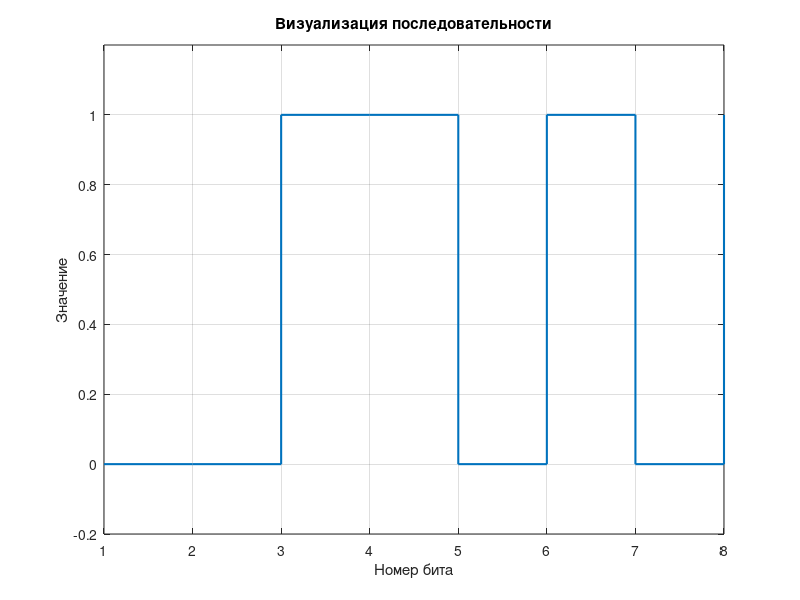
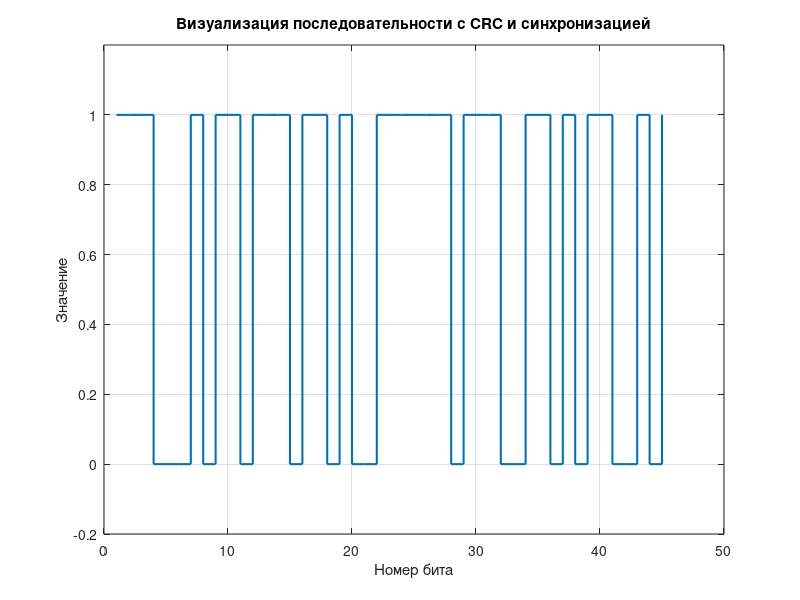
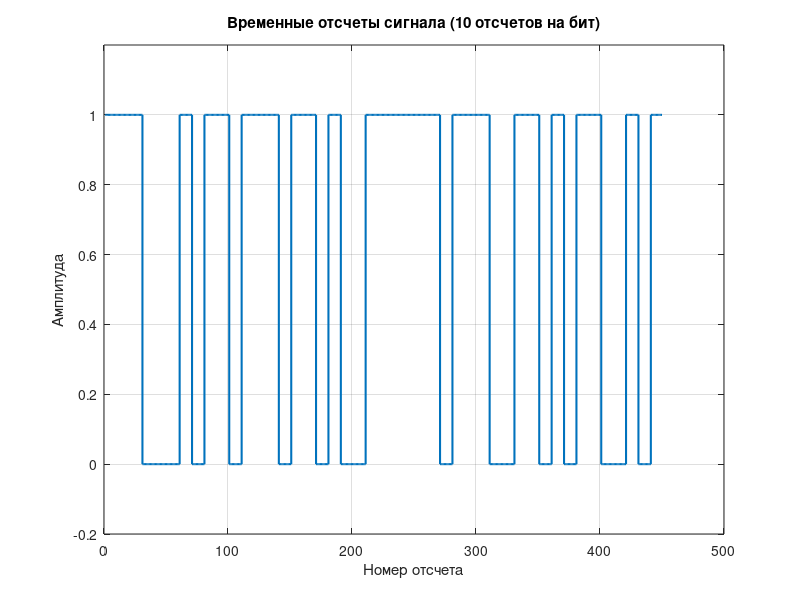
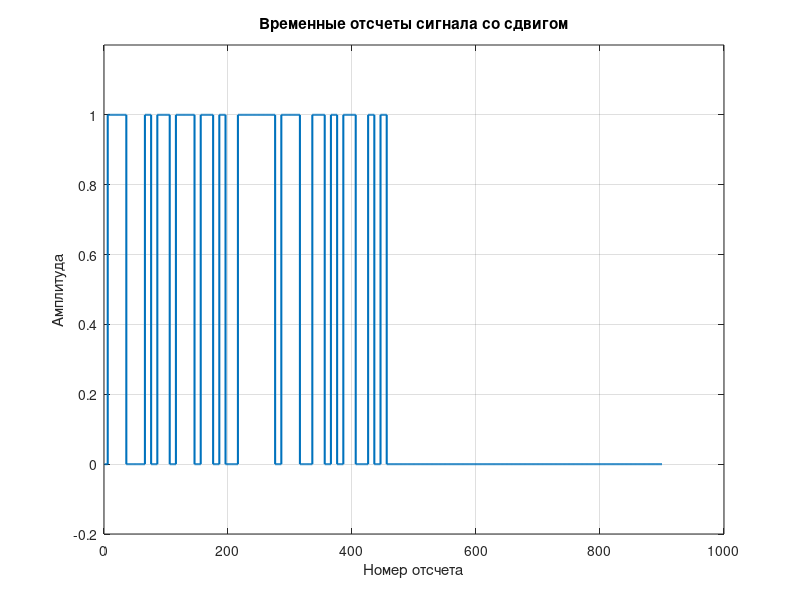

These charts were generated, in order, by the following MATLAB code:
%% 1
string=input("Введите имя и фамилию латиницей: ","s");

%% 2
ascii_codes=double(string);

fprintf("Введенная строка: %s\n",string);
fprintf("ASCII коды:\n");

fprintf(" ___________________________ \n")
fprintf("| Символ | ASCII |   Биты   |\n");
fprintf("|________|_______|__________|\n")

bits=[];
for i=1:length(string)
    byte=dec2bin(ascii_codes(i), 8);
    fprintf("|    %c   |  %3d  | %8s |\n",string(i),ascii_codes(i),byte);
    bits=[bits,byte-'0'];
end
fprintf("|________|_______|__________|\n")


L=length(bits);
fprintf("\nБитовая последовательность: \n");
fprintf("%d",bits);

figure();
stairs(1:L, bits, 'LineWidth', 1.5);
ylim([-0.2 1.2])
xlabel('Номер бита');
ylabel('Значение');
title("Визуализация последовательности")
grid on;

%% 3
G=[1 1 1 1 1 1 1];
M=length(G)-1;

copy=[bits,zeros(1,M)];

for i=1:L
    if copy(i)==1
        copy(i:i+M)=bitxor(copy(i:i+M),G);
    end
end

crc=copy(L+1:L+M);
kadr=[bits,crc];

fprintf("\nCRC: ");
fprintf("%d",crc);
fprintf("\n");

%% 4
G=31;
x=[0 1 0 0 0];
y=[0 1 1 1 1];
gold=zeros(1,G);

for i=1:G
    gold(i)=bitxor(x(5), y(5));
    
    new_bit_x=bitxor(x(4),x(5));
    new_bit_y=bitxor(y(2),y(5));
    
    x(2:5)=x(1:4);
    y(2:5)=y(1:4);
    
    x(1)=new_bit_x;
    y(1)=new_bit_y;
end

kadr=[gold,kadr];

fprintf("\nПоследовательность Голда:");
fprintf("%d",gold);
fprintf("\nИтоговый кадр длиной %d символа:",length(kadr));
fprintf("%d",kadr);
fprintf("\n");

figure();
stairs(1:length(kadr), kadr, 'LineWidth', 1.5);
ylim([-0.2 1.2])
xlabel('Номер бита');
ylabel('Значение');
title("Визуализация последовательности c CRC и синхронизацией")
grid on;

%% 5
N=10;
signal=repelem(kadr,N);
fprintf("\nДлина массива отсчетов: %d",length(signal))

fprintf("\nМассив временных отсчетов сигнала: ");
fprintf("%d",gold);
fprintf("\n");

figure();
stairs(1:length(signal), signal, 'LineWidth', 1.5);
ylim([-0.2 1.2])
xlabel('Номер отсчета');
ylabel('Амплитуда');
title("Временные отсчеты сигнала (10 отсчетов на бит)");
grid on;

%% 6

len_signal=length(signal);
Signal=zeros(1,2*len_signal);

fprintf("\nВведите сдвиг от 0 до %d: ",len_signal);
shift=input("");
Signal(shift+1:shift+len_signal)=signal;

figure();
stairs(1:length(Signal), Signal, 'LineWidth', 1.5);
ylim([-0.2 1.2])
xlabel('Номер отсчета');
ylabel('Амплитуда');
title("Временные отсчеты сигнала со сдвигом");
grid on;

%% 7

fprintf("\nВведите sigma для шума: ");
sigma=input("");

noise=sigma*randn(1,length(Signal));
signal_noise=Signal+noise;

figure();
stairs(1:length(signal_noise), signal_noise, 'LineWidth', 1.5);
ylim([-0.2 1.2])
xlabel('Номер отсчета');
ylabel('Амплитуда');
title("Принятый сигнал с шумом:");
grid on;

%% 8

gold_samples=repelem(gold,N);

[c,lags]=xcorr(signal_noise,gold_samples);

idx=lags>=0;
corr_vals=c(idx);
lags_pos=lags(idx);

[~,max_pos]=max(corr_vals);
start_idx=lags_pos(max_pos)+1;
Signal_sync=signal_noise(start_idx:end);

fprintf("\nНайденный индекс начала синхронизации: %d\n", start_idx);

%% 9

P=N/2;

rx_bits=zeros(1,length(kadr));

for i=1:length(kadr)
    idx_start=(i-1)*N+1;
    idx_end=i*N;
    acc=sum(Signal_sync(idx_start:idx_end));

    if acc>P
        rx_bits(i)=1;
    else
        rx_bits(i)=0;
    end
end

fprintf("\nПринятые биты: ");
fprintf("%d", rx_bits);
fprintf("\n");

errors=sum(rx_bits~=kadr);
fprintf("Бит переданных неправильно: %d \n",errors);
fprintf("\n");

%% 10

rxdatacrc=rx_bits(G+1:end);

fprintf("\nПринятая последовательность без Голда:");
fprintf("%d",rxdatacrc);
fprintf("\n");

%% 11

G=[1 1 1 1 1 1 1];
copyrx=rxdatacrc;

for i=1:L
    if copyrx(i)==1;
        copyrx(i:i+M)=bitxor(copyrx(i:i+M),G);
    end
end

ost=copyrx(L+1:L+M);
fprintf("\nОстаток от деления CRC: ");
fprintf("%d",ost);
fprintf("\n");

if sum(ost)==0
    fprintf("Ошибок при приеме не обнаружено\n")
else 
    fprintf("Обнаружена ошибка при приеме\n")
end

%% 12

if sum(ost)==0
    rxdata=rxdatacrc(1:L);

    num_chars=L/8;
    decodedstr='';

    for i=1:num_chars
        byte_bits=rxdata((i-1)*8+1:i*8);
        ascii_code=bin2dec(char(byte_bits+'0'));
        decodedstr(i)=char(ascii_code);
    end

    fprintf("\nВосстановленный текст: %s",decodedstr);
    fprintf("\n")
else
    fprintf("\nДекодирование не возможно из-за ошибок\n");
end

%% 13

fs=1000;

len_s=length(Signal);
half_s=floor(len_s/2)+1;
f=linspace(0,fs/2,half_s);

fft_tx=abs(fft(Signal))/len_s;
fft_rx=abs(fft(signal_noise))/len_s;

spec_tx=fft_tx(1:half_s);
spec_rx=fft_rx(1:half_s);

figure();
subplot(2,1,1);
plot(f,spec_tx,'LineWidth', 1.2);
xlabel('Частота, Гц');
xlim([-20 250])
ylabel('Амплитуда');
title('Спектр передаваемого сигнала');
grid on;

subplot(2,1,2);
plot(f,spec_rx,'LineWidth', 1.2);
xlabel('Частота, Гц');
xlim([-20 250])
ylabel('Амплитуда');
title('Спектр принимаемого (зашумленного) сигнала');
grid on;

sig_short=repelem(kadr,N/2);
sig_med=repelem(kadr,N);
sig_long=repelem(kadr,N*2);

half_short=floor(length(sig_short)/2)+1;
half_med=floor(length(sig_med)/2)+1;
half_long=floor(length(sig_long)/2)+1;

f_short=linspace(0,fs/2,half_short);
f_med=linspace(0,fs/2,half_med);
f_long=linspace(0,fs/2,half_long);

spec_short=abs(fft(sig_short))/length(sig_short);
spec_med=abs(fft(sig_med))/length(sig_med);
spec_long=abs(fft(sig_long))/length(sig_long);

spec_short=spec_short(1:half_short);
spec_med=spec_med(1:half_med);
spec_long=spec_long(1:half_long);

figure();
plot(f_short,spec_short, 'r','LineWidth', 1.2); 
hold on;
plot(f_med,spec_med,'g','LineWidth', 1.2);
plot(f_long,spec_long,'b','LineWidth', 1.2);
hold off;
xlim([-20 250])
xlabel('Частота, Гц');
ylabel('Амплитуда');
title('Сравнение спектров сигналов с разной длительностью символа');
legend('Короткие (N/2)', 'Средние (N)', 'Длинные (2*N)');
grid on;


%% Доп 1
sigma=0:0.01:2;
BER=zeros(size(sigma));
for s=1:length(sigma)
    noise=sigma(s)*randn(1,length(Signal));
    signal_noise=Signal+noise;
    
    [c,lags]=xcorr(signal_noise,gold_samples);
    corr_vals=c(idx);
    lags_pos=lags(idx);
    
    [~,max_pos]=max(corr_vals);
    start_idx=lags_pos(max_pos)+1;
    Signal_sync=signal_noise(start_idx:end);

    rx_bits=zeros(1,length(kadr));
    for i=1:length(kadr)
        idx_start=(i-1)*N+1;
        idx_end=i*N;
        acc=sum(Signal_sync(idx_start:idx_end));
        rx_bits(i)=acc>P;
    end
    BER(s)=sum(rx_bits~=kadr)/length(kadr);
end

figure();
plot(sigma,BER);
grid on;
xlabel("sigma");
ylabel("BER");
title("BER от сигма");

%% Доп 2

N=[2 10 100];
sigma=0:0.01:5;
corrrrrrr=zeros(length(N),length(sigma));

for n=1:length(N);
    N_cur=N(n);

    kadr_cur=kadr;
    signal_cur=repelem(kadr_cur,N_cur);

    for s=1:length(sigma)
        noise=sigma(s)*randn(1,length(signal_cur));
        signal_noise=signal_cur+noise;
        
        R=xcorr(signal_cur,signal_noise,0,'coeff');
        corrrrrrr(n,s) =R;
    end
end


figure();
plot(sigma,corrrrrrr(1,:));
hold on;
plot(sigma,corrrrrrr(2,:));
plot(sigma,corrrrrrr(3,:));
grid on;
xlabel("sigma");
ylabel("Корреляция");
title("Корреляция от sigma")
legend('N=2','N=10','N=100');
